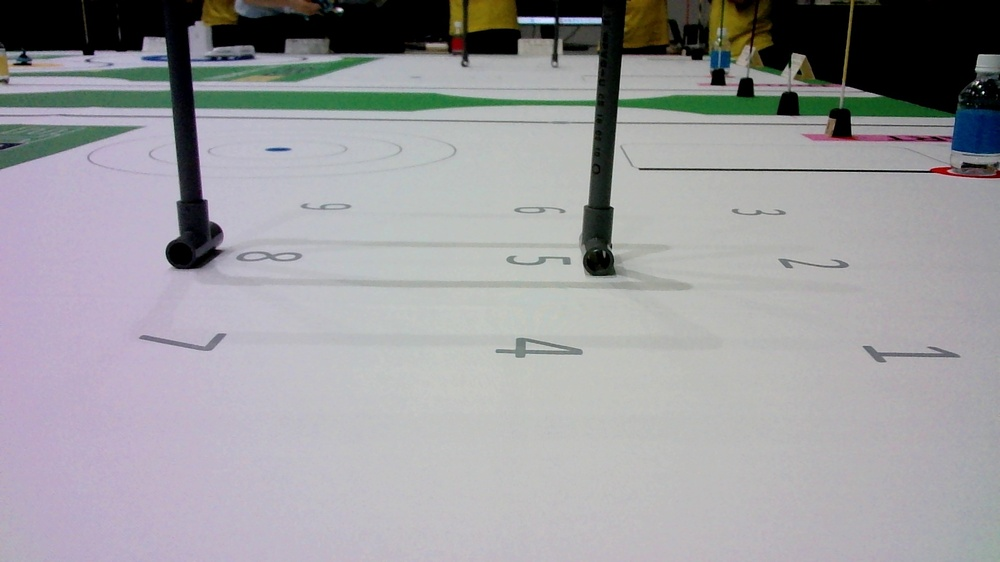
//> input picture sdk/workspace/testOpencv/350_0.jpg, 1000 x 562 px, shrunk from 1920 x 1080 before the run
$ ./gate_x_detector   (built with g++ and OpenCV 4)
//> lines starting //> are read from the running program, lines starting //| are printed output that depends on the picture; after the words box and inside, x2 and y2 are one past the last pixel; in counts of white or black regions, pixels touching at a corner belong together
// gate_x_detector.cpp
#include <opencv2/opencv.hpp>
#include <iostream>
#include <algorithm>

using namespace cv;
using namespace std;

static vector<int> findTopPeaks(const Mat& prof, int nPeaks, int minDistPx, float relThresh){
    CV_Assert(prof.rows == 1 && prof.type() == CV_32F);
    int W = prof.cols;
    const float* p = prof.ptr<float>(0);

    double minv, maxv;
    minMaxLoc(prof, &minv, &maxv);
    float thr = static_cast<float>(maxv * relThresh);

    vector<pair<float,int>> cand;
    for (int x = 1; x < W-1; ++x) {
        if (p[x] >= thr && p[x] >= p[x-1] && p[x] >= p[x+1]) {
            cand.emplace_back(p[x], x);
        }
    }
    sort(cand.begin(), cand.end(), [](auto& a, auto& b){ return a.first > b.first; });

    vector<int> picked;
    for (auto& c : cand) {
        int xi = c.second;
        bool farEnough = true;
        for (int q : picked) if (abs(q - xi) < minDistPx) { farEnough = false; break; }
        if (farEnough) {
            picked.push_back(xi);
            if ((int)picked.size() == nPeaks) break;
        }
    }
    sort(picked.begin(), picked.end()); // 左右順
    return picked;
}

int main(int argc, char** argv){
    string path = (argc >= 2) ? argv[1] : "350_0.jpg";
    Mat img = imread(path);
//> img is the input picture: 562 rows x 1000 cols, CV_8UC3; mean B, G, R 158.5, 155.4, 155.8
    if (img.empty()) {
        cerr << "Failed to load: " << path << endl;
        return 1;
    }

    // --- 横軸のみで判定：列方向プロジェクション ---
    Mat gray, inv;
    cvtColor(img, gray, COLOR_BGR2GRAY);
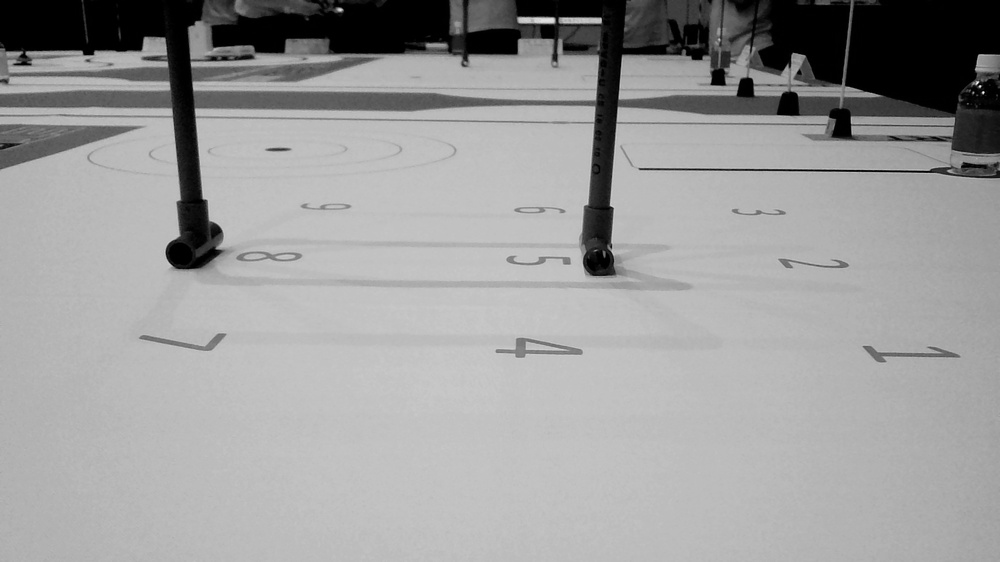
//> gray: 562 rows x 1000 cols, CV_8UC1; min 0, max 253, mean 155.9
    bitwise_not(gray, inv); // 暗い縦線を大きくする(白背景前提)
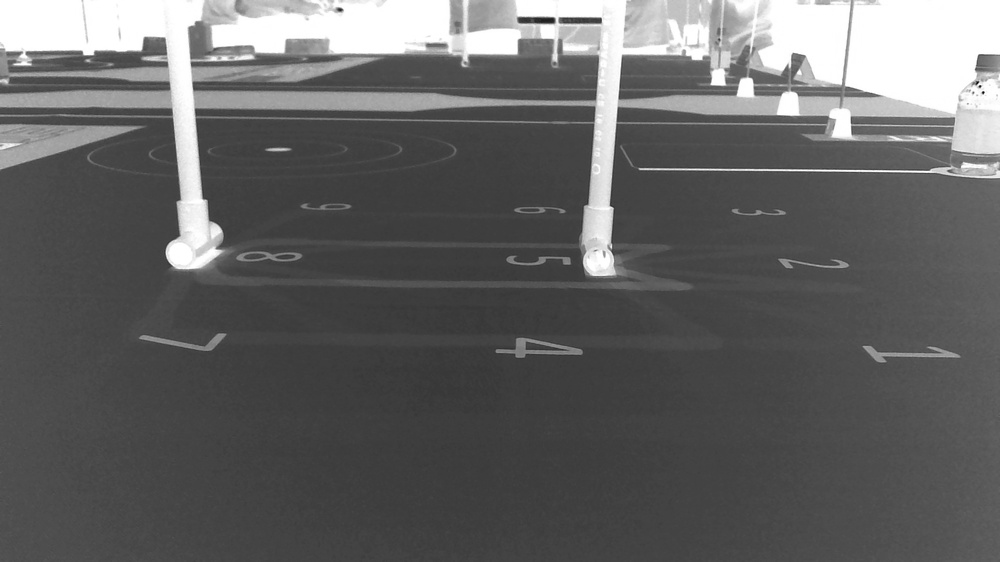
//> inv: 562 rows x 1000 cols, CV_8UC1; min 2, max 255, mean 99.1

    Mat prof32f;                 // 出力Matを用意
    reduce(inv, prof32f, 0, REDUCE_SUM, CV_32F);  // 1xW のプロファイル
//> prof32f = 1000 values, max 86563 at index 187, min 42842 at index 458, mean 55710.9
    GaussianBlur(prof32f, prof32f, Size(51,1), 0, 0, BORDER_REPLICATE); // 横方向に平滑化
//> prof32f = 1000 values, max 78449.6 at index 186, min 44683.5 at index 533, mean 55712.8

    // --- ピーク(脚)を検出 ---
    int W = img.cols, H = img.rows;
//> W = 1000; H = 562
    int minDist = max(20, W/20);                      // 2ピークの最小距離
//> minDist = 50
    vector<int> posts = findTopPeaks(prof32f, 2, minDist, 0.4f); // 相対閾値40%
//> in findTopPeaks, `minMaxLoc(prof, &minv, &maxv);`: minv = 44683.5; maxv = 78449.6
//> in findTopPeaks, `float thr = static_cast<float>(maxv * relThresh);`: thr = 31379.8
//> in findTopPeaks, `sort(cand.begin(), cand.end(), [](auto& a, auto& b){ return a.first > ..`: cand = 10 pairs: [78449.6, 186], [75549.2, 604], [75145.4, 968], [64812.5, 839], [59294.8, 787], [51949.7, 717], [50206.4, 272], [49406, 349], [46151.8, 511], [45082.6, 467]
//> the loop in findTopPeaks, `for (auto& c : cand)` made 2 passes
//> (c, xi, farEnough) on passes 1 to 2: ((78449.6, 186), 186, true), ((75549.2, 604), 604, true)
//> posts = [186, 604]

    if (posts.size() < 2) {
        cerr << "ゲートの脚を2本検出できませんでした。" << endl;
        return 2;
    }
    int xL = posts[0], xR = posts[1];
//> xL = 186; xR = 604
    int xC = (xL + xR) / 2;
//> xC = 395

    cout << "Left post x = "  << xL << "\n";
//| Left post x = 186
    cout << "Right post x = " << xR << "\n";
//| Right post x = 604
    cout << "Gate center x = " << xC << " (px)\n";
//| Gate center x = 395 (px)

    // （任意）9分割で何番か
    int slots = 9;
    int slotIdx = min(slots, max(1, xC * slots / W + 1));
//> slotIdx = 4
    cout << "Estimated slot (1-" << slots << "): " << slotIdx << "\n";
//| Estimated slot (1-9): 4

    // 可視化
    Mat vis = img.clone();
    line(vis, Point(xL,0), Point(xL,H-1), Scalar(0,0,255), 2);
    line(vis, Point(xR,0), Point(xR,H-1), Scalar(0,255,0), 2);
    line(vis, Point(xC,0), Point(xC,H-1), Scalar(255,0,0), 1);
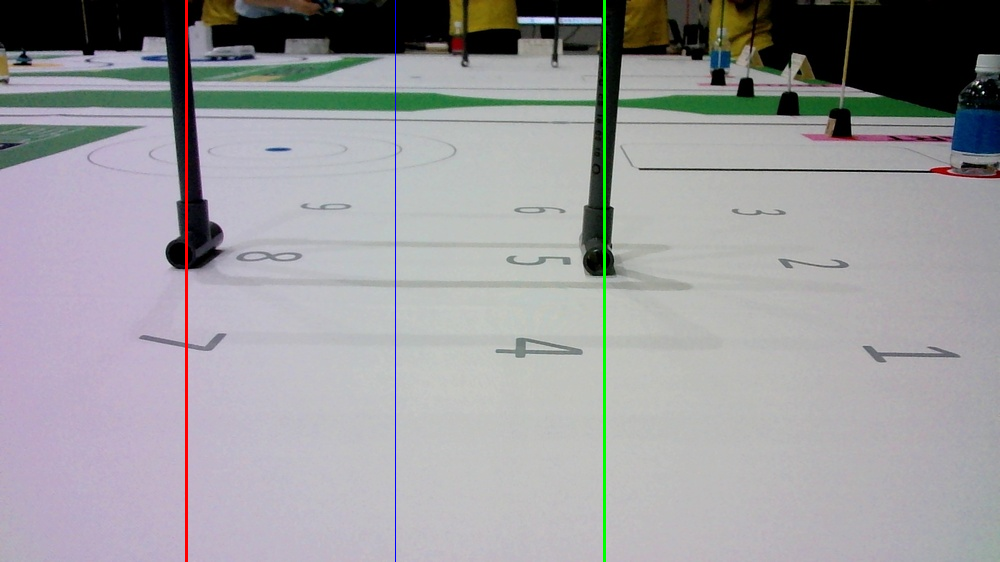
//> vis: 562 rows x 1000 cols, CV_8UC3; mean B, G, R 158, 155.4, 155.7
    putText(vis, "L", Point(xL+3, 30), FONT_HERSHEY_SIMPLEX, 1.0, Scalar(0,0,255), 2);
//> vis: 562 rows x 1000 cols, CV_8UC3; 103 pixels changed, all inside (x1, y1, x2, y2) = (192, 8, 207, 32)
    putText(vis, "R", Point(xR+3, 30), FONT_HERSHEY_SIMPLEX, 1.0, Scalar(0,255,0), 2);
//> vis: 562 rows x 1000 cols, CV_8UC3; mean B, G, R 157.9, 155.5, 155.8
    putText(vis, "C", Point(xC+3, 60), FONT_HERSHEY_SIMPLEX, 1.0, Scalar(255,0,0), 2);
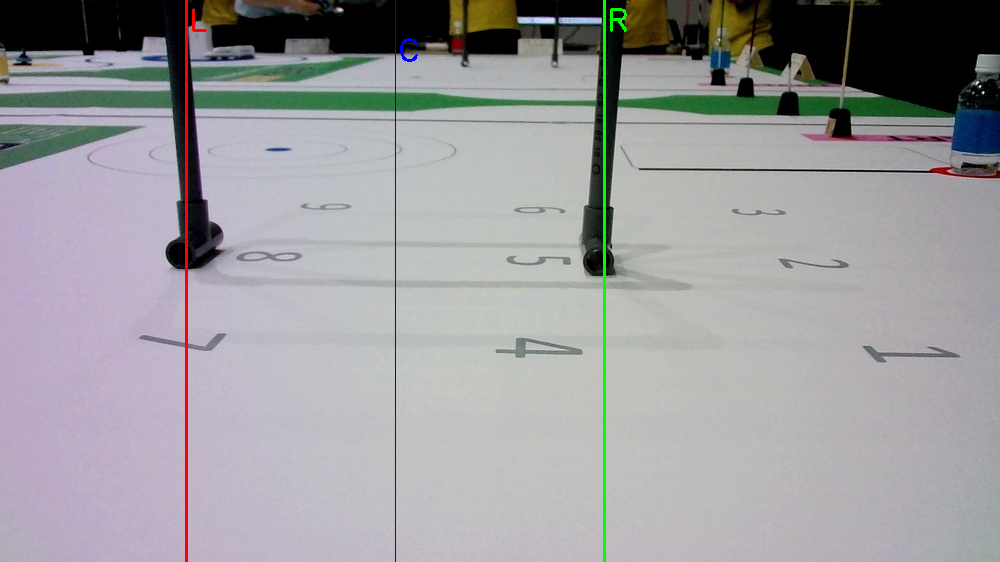
//> vis: 562 rows x 1000 cols, CV_8UC3; mean B, G, R 158, 155.4, 155.7
    imwrite("gate_detect_result.png", vis);
    cout << "Saved: gate_detect_result.png\n";
    return 0;
}
